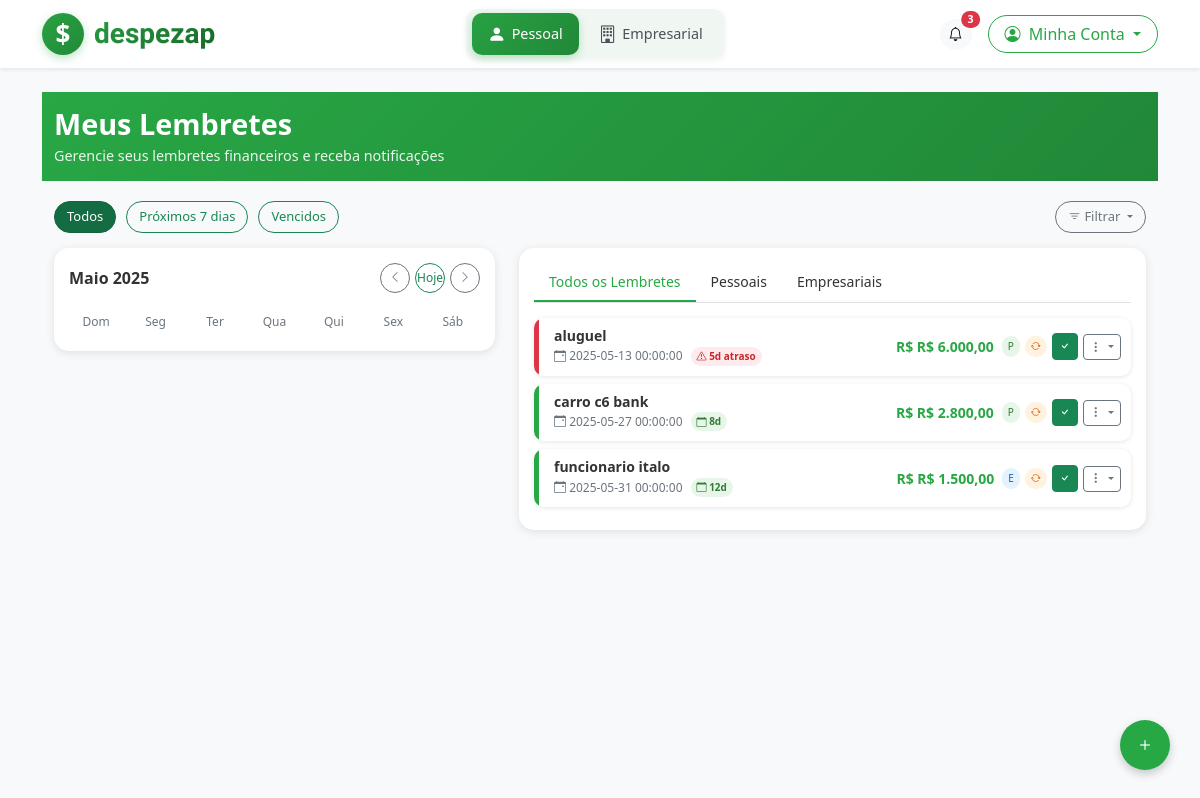
Screenshot of /lembretes (signed in) with the database file from the repository.
### tables this page shows
CREATE TABLE lembretes (
    id INTEGER PRIMARY KEY AUTOINCREMENT,
    usuario_id INTEGER NOT NULL,
    titulo TEXT NOT NULL,
    descricao TEXT,
    data TEXT NOT NULL,
    valor REAL,
    notificacao INTEGER DEFAULT 0,
    recorrente INTEGER DEFAULT 0,
    periodicidade TEXT,
    tipo_perfil TEXT DEFAULT 'pessoal',
    concluido INTEGER DEFAULT 0,
    data_criacao TEXT,
    FOREIGN KEY (usuario_id) REFERENCES usuarios (id)
);

### rotas/web_rotas.py (the view)
@web_bp.route('/lembretes')
@login_required
def lembretes():
    from config import Config
    usuario_id = session.get('usuario_id')
    usuario_model = Usuario(Config.DATABASE)
    usuario = usuario_model.buscar_por_id(usuario_id)
    lembrete_model = Lembrete(Config.DATABASE)
    lembretes_pessoais = lembrete_model.buscar(
        usuario_id=usuario_id,
        tipo_perfil='pessoal',
        concluido=0
    )
    lembretes_empresariais = lembrete_model.buscar(
        usuario_id=usuario_id,
        tipo_perfil='empresarial',
        concluido=0
    )
    return render_template(
        'lembretes.html',
        app_name=Config.APP_NAME,
        usuario=usuario,
        lembretes_pessoais=lembretes_pessoais,
        lembretes_empresariais=lembretes_empresariais
    )

### app.py (called while the page is built)
@app.template_filter('format_date')
def format_date(date_str):
    if not date_str:
        return ''
    try:
        date_obj = datetime.strptime(date_str, '%Y-%m-%d')
        return date_obj.strftime('%d/%m/%Y')
    except:
        return date_str

@app.template_filter('to_date')
def to_date(date_str):
    if not date_str:
        return datetime.now()
    try:
        return datetime.strptime(date_str, '%Y-%m-%d')
    except:
        return datetime.now()

@app.template_filter('format_currency')
def format_currency(value):
    if value is None:
        return 'R$ 0,00'
    return f"R$ {float(value):,.2f}".replace('.', 'X').replace(',', '.').replace('X', ',')

@app.context_processor
def inject_today():
    return {'today': datetime.now()}

### database/models.py (called while the page is built)
    def buscar_por_id(self, usuario_id):
        self.criar_tabela()
        conn = sqlite3.connect(self.db_path)
        conn.row_factory = sqlite3.Row
        cursor = conn.cursor()
        cursor.execute("SELECT * FROM usuarios WHERE id = ?", (usuario_id,))
        usuario = cursor.fetchone()
        conn.close()
        return dict(usuario) if usuario else None

### rotas/web_rotas.py (called while the page is built)
def login_required(f):
    @wraps(f)
    def decorated_function(*args, **kwargs):
        if 'usuario_id' not in session:
            return redirect(url_for('web.login', next=request.url))
        return f(*args, **kwargs)
    return decorated_function

### templates/lembretes.html (shortened to what this page needs)
{% extends 'base.html' %}
{% block content %}
<div class="lembretes-header">
    <div class="container">
        <h1>Meus Lembretes</h1>
        <p>Gerencie seus lembretes financeiros e receba notificações</p>
    </div>
</div>
<div class="container">
    <div class="filter-bar">
        <button class="btn btn-success active" id="btn-todos-lembretes">Todos</button>
        <button class="btn btn-outline-success" id="btn-proximos-lembretes">Próximos 7 dias</button>
        <button class="btn btn-outline-success" id="btn-lembretes-vencidos">Vencidos</button>
        <div class="filter-dropdown ms-auto">
            <button class="btn btn-outline-secondary dropdown-toggle" type="button" data-bs-toggle="dropdown">
                <i class="bi bi-filter"></i> Filtrar
            </button>
        </div>
    </div>
    <div class="row row-reverse-on-mobile">
        <div class="col-lg-5">
            <div class="calendar-view">
                <div class="calendar-header">
                    <div class="calendar-title" id="calendar-month-year">Maio 2025</div>
                    <div class="calendar-nav">
                        <button class="btn btn-outline-secondary" id="btn-prev-month">
                            <i class="bi bi-chevron-left"></i>
                        </button>
                        <button class="btn btn-outline-success" id="btn-today">Hoje</button>
                        <button class="btn btn-outline-secondary" id="btn-next-month">
                            <i class="bi bi-chevron-right"></i>
                        </button>
                    </div>
                </div>
                <div class="calendar-grid">
                    <div class="calendar-weekday">Dom</div>
                    <div class="calendar-weekday">Seg</div>
                    <div class="calendar-weekday">Ter</div>
                    <div class="calendar-weekday">Qua</div>
                    <div class="calendar-weekday">Qui</div>
                    <div class="calendar-weekday">Sex</div>
                    <div class="calendar-weekday">Sáb</div>
                </div>
            </div>
        </div>
        <div class="col-lg-7">
            <div class="lembretes-section">
                <div class="section-tabs">
                    <div class="section-tab active" id="tab-todos">Todos os Lembretes</div>
                    <div class="section-tab" id="tab-pessoais">Pessoais</div>
                    <div class="section-tab" id="tab-empresariais">Empresariais</div>
                </div>
                <div id="todos-lembretes">
                    {% if lembretes_pessoais or lembretes_empresariais %}
                        {% for lembrete in lembretes_pessoais %}
                            <div class="lembrete-compact">
                                <div class="lembrete-status-bar
                                    {% if (lembrete.data|to_date - today).days < 0 %}
                                        lembrete-status-danger
                                    {% elif (lembrete.data|to_date - today).days <= 3 %}
                                        lembrete-status-warning
                                    {% elif (lembrete.data|to_date - today).days <= 7 %}
                                        lembrete-status-info
                                    {% else %}
                                        lembrete-status-normal
                                    {% endif %}
                                "></div>
                                <div class="lembrete-compact-body">
                                    <div class="lembrete-compact-info">
                                        <h4 class="lembrete-title">{{ lembrete.titulo }}</h4>
                                        <div class="d-flex align-items-center">
                                            <div class="lembrete-date me-2">
                                                <i class="bi bi-calendar-event"></i>
                                                {{ lembrete.data|to_date|format_date }}
                                            </div>
                                            <div class="lembrete-countdown
                                                {% if (lembrete.data|to_date - today).days < 0 %}
                                                    lembrete-countdown-danger
                                                {% elif (lembrete.data|to_date - today).days == 0 %}
                                                    lembrete-countdown-today
                                                {% elif (lembrete.data|to_date - today).days <= 3 %}
                                                    lembrete-countdown-warning
                                                {% else %}
                                                    lembrete-countdown-normal
                                                {% endif %}
                                            ">
                                                {% if (lembrete.data|to_date - today).days < 0 %}
                                                    <i class="bi bi-exclamation-triangle"></i> {{ (today - lembrete.data|to_date).days }}d atraso
                                                {% elif (lembrete.data|to_date - today).days == 0 %}
                                                    <i class="bi bi-calendar-check"></i> Hoje!
                                                {% elif (lembrete.data|to_date - today).days == 1 %}
                                                    <i class="bi bi-calendar-date"></i> Amanhã
                                                {% else %}
                                                    <i class="bi bi-calendar"></i> {{ (lembrete.data|to_date - today).days }}d
                                                {% endif %}
                                            </div>
                                        </div>
                                    </div>
                                    {% if lembrete.valor %}
                                    <div class="lembrete-value me-2">R$ {{ lembrete.valor|format_currency }}</div>
                                    {% endif %}
                                    <div class="lembrete-compact-tags">
                                        <span class="lembrete-tag lembrete-tag-personal">P</span>
                                        {% if lembrete.recorrente %}
                                        <span class="lembrete-tag lembrete-tag-recurrent">
                                            <i class="bi bi-arrow-repeat"></i>
                                        </span>
                                        {% endif %}
                                    </div>
                                    <div class="lembrete-compact-actions">
                                        <button class="btn btn-sm btn-success btn-concluir-lembrete" data-id="{{ lembrete.id }}" title="Concluir">
                                            <i class="bi bi-check"></i>
                                        </button>
                                        <div class="dropdown">
                                            <button class="btn btn-sm btn-outline-secondary dropdown-toggle" type="button" data-bs-toggle="dropdown" aria-expanded="false">
                                                <i class="bi bi-three-dots-vertical"></i>
                                            </button>
                                        </div>
                                    </div>
                                </div>
                            </div>
                        {% endfor %}
                        {% for lembrete in lembretes_empresariais %}
                            <div class="lembrete-compact">
                                <div class="lembrete-status-bar
                                    {% if (lembrete.data|to_date - today).days < 0 %}
                                        lembrete-status-danger
                                    {% elif (lembrete.data|to_date - today).days <= 3 %}
                                        lembrete-status-warning
                                    {% elif (lembrete.data|to_date - today).days <= 7 %}
                                        lembrete-status-info
                                    {% else %}
                                        lembrete-status-normal
                                    {% endif %}
                                "></div>
                                <div class="lembrete-compact-body">
                                    <div class="lembrete-compact-info">
                                        <h4 class="lembrete-title">{{ lembrete.titulo }}</h4>
                                        <div class="d-flex align-items-center">
                                            <div class="lembrete-date me-2">
                                                <i class="bi bi-calendar-event"></i>
                                                {{ lembrete.data|to_date|format_date }}
                                            </div>
                                            <div class="lembrete-countdown
                                                {% if (lembrete.data|to_date - today).days < 0 %}
                                                    lembrete-countdown-danger
                                                {% elif (lembrete.data|to_date - today).days == 0 %}
                                                    lembrete-countdown-today
                                                {% elif (lembrete.data|to_date - today).days <= 3 %}
                                                    lembrete-countdown-warning
                                                {% else %}
                                                    lembrete-countdown-normal
                                                {% endif %}
                                            ">
                                                {% if (lembrete.data|to_date - today).days < 0 %}
                                                    <i class="bi bi-exclamation-triangle"></i> {{ (today - lembrete.data|to_date).days }}d atraso
                                                {% elif (lembrete.data|to_date - today).days == 0 %}
                                                    <i class="bi bi-calendar-check"></i> Hoje!
                                                {% elif (lembrete.data|to_date - today).days == 1 %}
                                                    <i class="bi bi-calendar-date"></i> Amanhã
                                                {% else %}
                                                    <i class="bi bi-calendar"></i> {{ (lembrete.data|to_date - today).days }}d
                                                {% endif %}
                                            </div>
                                        </div>
                                    </div>
                                    {% if lembrete.valor %}
                                    <div class="lembrete-value me-2">R$ {{ lembrete.valor|format_currency }}</div>
                                    {% endif %}
                                    <div class="lembrete-compact-tags">
                                        <span class="lembrete-tag lembrete-tag-business">E</span>
                                        {% if lembrete.recorrente %}
                                        <span class="lembrete-tag lembrete-tag-recurrent">
                                            <i class="bi bi-arrow-repeat"></i>
                                        </span>
                                        {% endif %}
                                    </div>
                                    <div class="lembrete-compact-actions">
                                        <button class="btn btn-sm btn-success btn-concluir-lembrete" data-id="{{ lembrete.id }}" title="Concluir">
                                            <i class="bi bi-check"></i>
                                        </button>
                                        <div class="dropdown">
                                            <button class="btn btn-sm btn-outline-secondary dropdown-toggle" type="button" data-bs-toggle="dropdown" aria-expanded="false">
                                                <i class="bi bi-three-dots-vertical"></i>
                                            </button>
                                        </div>
                                    </div>
                                </div>
                            </div>
                        {% endfor %}
                    {% endif %}
                </div>
            </div>
        </div>
    </div>
    <a href="#" class="fab-button" data-bs-toggle="modal" data-bs-target="#modalAddLembrete">
        <i class="bi bi-plus"></i>
    </a>
</div>
{% endblock %}

### rows the page displays
lembretes: titulo "aluguel", data|to_date "2025-05-13 00:00:00", (today-lembrete.data|to_date).days "5", valor "R$ 6.000,00", recorrente 1 (drawn)
lembretes: titulo "carro c6 bank", data|to_date "2025-05-27 00:00:00", (lembrete.data|to_date-today).days "8", valor "R$ 2.800,00", recorrente 1 (drawn)
lembretes: titulo "funcionario italo", data|to_date "2025-05-31 00:00:00", (lembrete.data|to_date-today).days "12", valor "R$ 1.500,00", recorrente 1 (drawn)
